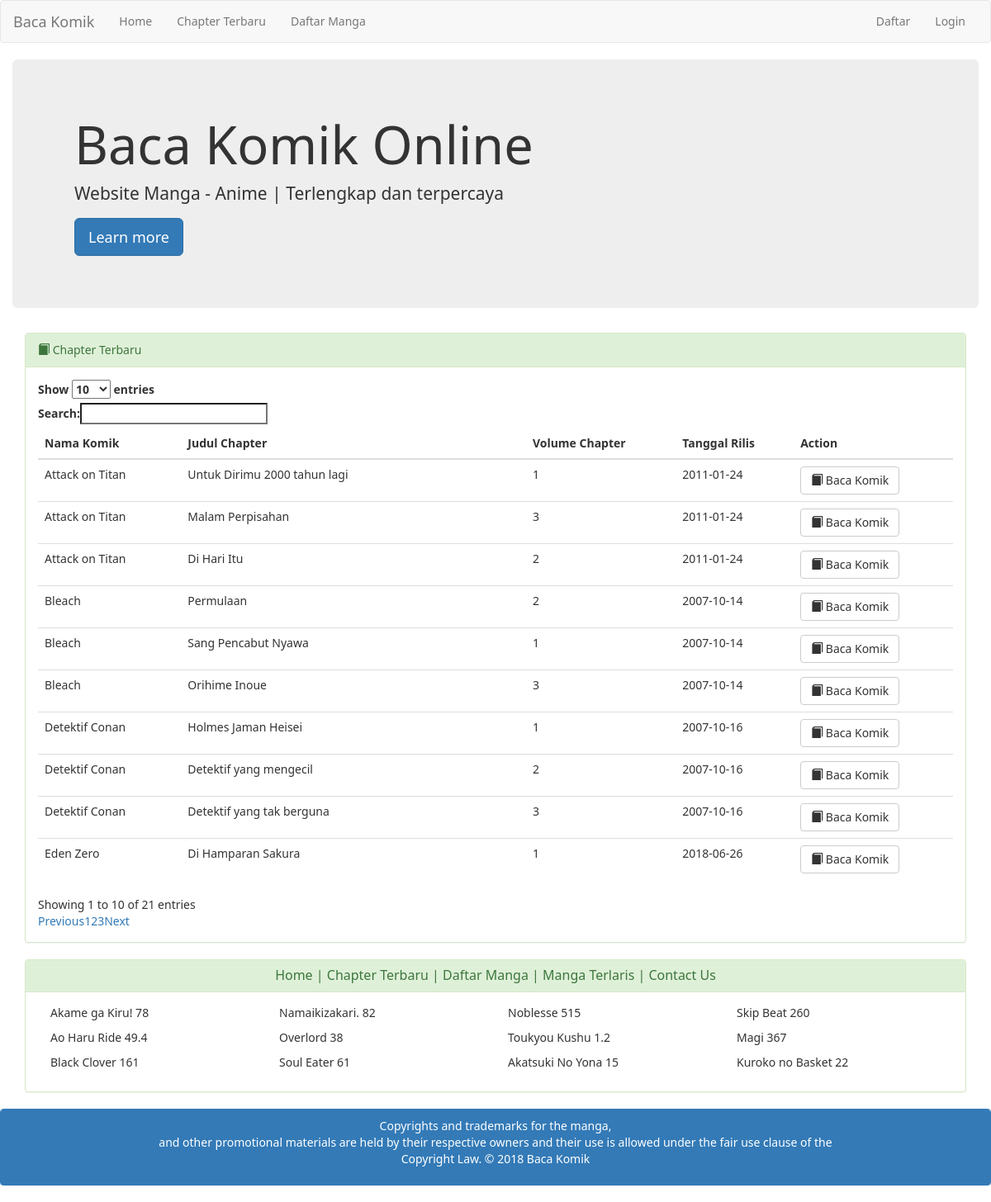
Screenshot of /index.php/welcome/chapterTerbaru with the database file from the repository.
### tables this page shows
CREATE TABLE `chapter` (
  `idchapter` int(11) NOT NULL,
  `judulchapter` varchar(255) NOT NULL,
  `volchapter` int(11) NOT NULL,
  `tanggalrilis` date NOT NULL,
  `fk_idkomik` int(11) NOT NULL
);

CREATE TABLE `komik` (
  `idkomik` int(11) NOT NULL,
  `namakomik` varchar(255) NOT NULL,
  `pengarang` varchar(50) NOT NULL,
  `status` varchar(30) NOT NULL,
  `ringkasan` text NOT NULL,
  `cover` varchar(50) NOT NULL
);

### application/controllers/Welcome.php (called while the page is built, shortened)
<?php
class Welcome extends CI_Controller {
	public function chapterTerbaru()
	{
		$this->load->model('home_model');
		$data["chapter"] = $this->home_model->mangaterbaru();
		$this->load->view('chapterTerbaru',$data);
	}
}

### index.php (called while the page is built, shortened)
<?php
require_once BASEPATH.'core/CodeIgniter.php';

### application/models/home_model.php (called while the page is built, shortened)
<?php
class home_model extends CI_Model {
	public function mangaterbaru()
	{
		$query = $this->db->query("Select * from chapter as c INNER JOIN komik as k ON k.idkomik=c.fk_idkomik ORDER BY tanggalrilis");
		return $query->result();
	}
}

### application/views/chapterTerbaru.php (the view, shortened to what this page needs)
<div class="container-fluid">
	<div class="jumbotron">
		<div class="container">
			<h1>Baca Komik Online </h1>
			<p>Website Manga - Anime | Terlengkap dan terpercaya</p>
			<p>
				<a class="btn btn-primary btn-lg">Learn more</a>
			</p>
		</div>
	</div>
</div>
<div class="container">
    <div class="container-fluid">
            <div class="row">
            <div class="panel panel-success">
            <div class="panel-heading"><span class="glyphicon glyphicon-book"></span> Chapter Terbaru </div>
            <div class="panel-body">
    <table id="example" class="table table-responsive table-hover" style="width:100%">
                    <thead>
                        <tr>
                            <th>Nama Komik</th>
                            <th>Judul Chapter</th>
                            <th>Volume Chapter</th>
                            <th>Tanggal Rilis</th>
                            <th>Action</th>
                        </tr>
                    </thead>
                    <tbody>
                        <?php foreach ($chapter as $key) { ;?>
                        <tr>
                            <td><?php echo $key->namakomik ?></td>
                            <td><?php echo $key->judulchapter?></td>
                            <td><?php echo $key->volchapter?></td>
                            <td><?php echo $key->tanggalrilis?></td>
                            <td><a href="#"><button type="button" class="btn btn-default" aria-label="Left Align">
                                <span class="glyphicon glyphicon-book" aria-hidden="true"></span> Baca Komik </button></a></td>
                        </tr>
                        <?php } ?>
                    </tbody>
    </table>
</div>
</div>
</div>
</div>
</div>

### application/views/layout/base_start.php (style rules this page uses)
body { font-family: 'Segoe UI'; }

### rows the page displays
chapter: fk_idkomik.namakomik "Bleach", judulchapter "Permulaan", volchapter "2", tanggalrilis "2007-10-14"
chapter: fk_idkomik.namakomik "Bleach", judulchapter "Sang Pencabut Nyawa", volchapter "1", tanggalrilis "2007-10-14"
chapter: fk_idkomik.namakomik "Bleach", judulchapter "Orihime Inoue", volchapter "3", tanggalrilis "2007-10-14"
chapter: fk_idkomik.namakomik "Detektif Conan", judulchapter "Holmes Jaman Heisei", volchapter "1", tanggalrilis "2007-10-16"
chapter: fk_idkomik.namakomik "Detektif Conan", judulchapter "Detektif yang mengecil", volchapter "2", tanggalrilis "2007-10-16"
chapter: fk_idkomik.namakomik "Detektif Conan", judulchapter "Detektif yang tak berguna", volchapter "3", tanggalrilis "2007-10-16"
chapter: fk_idkomik.namakomik "Attack on Titan", judulchapter "Untuk Dirimu 2000 tahun lagi", volchapter "1", tanggalrilis "2011-01-24"
chapter: fk_idkomik.namakomik "Attack on Titan", judulchapter "Malam Perpisahan", volchapter "3", tanggalrilis "2011-01-24"
chapter: fk_idkomik.namakomik "Attack on Titan", judulchapter "Di Hari Itu", volchapter "2", tanggalrilis "2011-01-24"
chapter: fk_idkomik.namakomik "Eden Zero", judulchapter "Di Hamparan Sakura", volchapter "1", tanggalrilis "2018-06-26"
